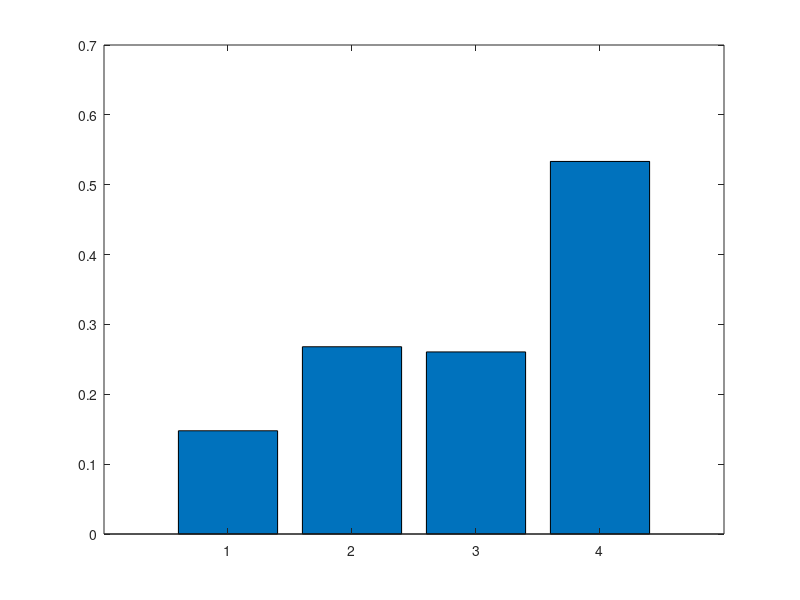

Write the MATLAB code that produced this figure.
parametry = [
	50000 30000 45000 10000; %cena
	1     3     5     9    ; %wyglad
	4     7     7     8    ; %naprawialnosc
	]

wagi = [
	0.8; %cena
	0.3; %wyglad
	0.5; %naprawialnosc
]

format short


function retval = mmnormalize(v, min_possible)
	retval = v - min_possible;
	retval = retval./ (max(v)-min_possible);
endfunction

function retval = invert(v)
	retval = v.^(-1);
endfunction


parametry(1,:) = mmnormalize(parametry(1,:), 0);
parametry(1,:) = invert(parametry(1,:));


for i = [1: size(parametry)(1) ]
	parametry(i,:) = mmnormalize( parametry(i,:), 0 ); %normalizacja
	parametry(i,:) = parametry(i,:).*wagi(i); %wagi
endfor

bar(mean(parametry))

parametry
mean(parametry)
